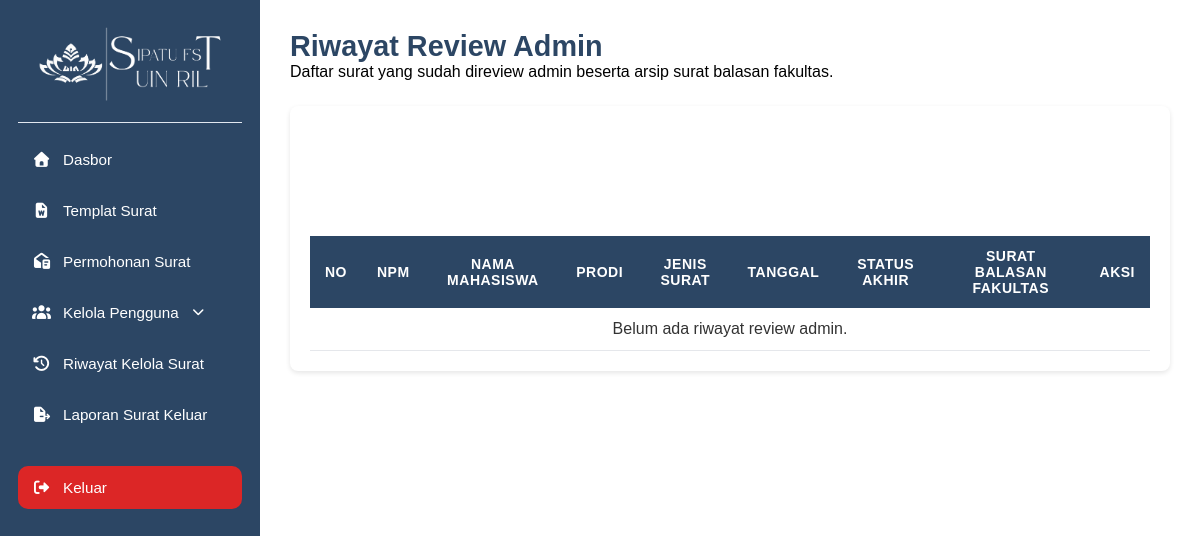
Page /adm_riwayat_review.php on the earlier database version.
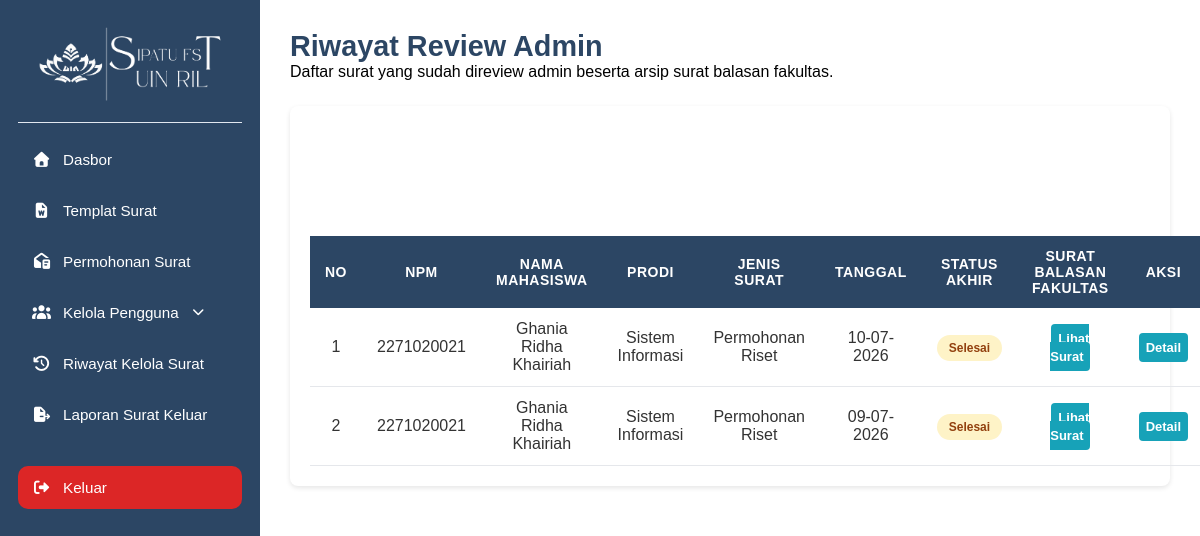
Same page on the later database version.
### tables this page shows
CREATE TABLE `surat_pengajuan` (
  `id_surat` int(11) NOT NULL,
  `id_mhs` int(11) NOT NULL,
  `id_jenis` int(11) NOT NULL,
  `nomor_surat` varchar(50) NOT NULL,
  `tanggal_pengajuan` datetime NOT NULL,
  `status_akhir` varchar(50) NOT NULL,
  `file_surat_final` varchar(255) NOT NULL,
  `dokumen_hash` varchar(100) NOT NULL,
  `status_pimpinan` enum('Menunggu','Disetujui','Ditolak') DEFAULT 'Menunggu',
  `status_balasan` varchar(50) DEFAULT 'Tidak Ada',
  `ttd_pimpinan` varchar(255) DEFAULT NULL
);

CREATE TABLE `mahasiswa` (
  `id_mhs` int(11) NOT NULL,
  `npm` varchar(15) NOT NULL,
  `nama_mhs` varchar(100) NOT NULL,
  `password` varchar(255) NOT NULL,
  `email` varchar(100) NOT NULL,
  `id_prodi` int(11) DEFAULT NULL,
  `status` tinyint(1) DEFAULT 0,
  `id_pa` int(11) DEFAULT NULL,
  `id_pb1` int(11) DEFAULT NULL,
  `id_pb2` int(11) DEFAULT NULL
);

CREATE TABLE `prodi` (
  `id_prodi` int(11) NOT NULL,
  `nama_prodi` varchar(100) NOT NULL
);

CREATE TABLE `jenis_surat` (
  `id_jenis` int(11) NOT NULL,
  `nama_surat` varchar(100) NOT NULL,
  `kode_surat` varchar(20) NOT NULL,
  `deskripsi` text DEFAULT NULL,
  `file_template` varchar(255) DEFAULT NULL,
  `status` tinyint(1) DEFAULT 1,
  `isi_template` longtext DEFAULT NULL
);

### adm_riwayat_review.php (the view, shortened to what this page needs)
<?php
include "koneksi.php";
$query = mysqli_query($koneksi, "
    SELECT
        sp.id_surat,
        sp.file_surat_final,
        m.npm,
        m.nama_mhs,
        p.nama_prodi,
        js.nama_surat,
        sp.tanggal_pengajuan,
        sp.status_akhir
    FROM surat_pengajuan sp
    JOIN mahasiswa m ON sp.id_mhs = m.id_mhs
    JOIN jenis_surat js ON sp.id_jenis = js.id_jenis
    JOIN prodi p ON m.id_prodi = p.id_prodi
    WHERE sp.status_akhir != 'Menunggu Admin'
    AND (
        sp.status_akhir LIKE '%Wadek%'
        OR sp.status_akhir LIKE '%Dekan%'
        OR sp.status_akhir LIKE '%Ditolak Admin%'
        OR sp.status_akhir = 'Selesai'
        OR sp.status_akhir = 'Menunggu Surat Balasan'
    )
    ORDER BY sp.tanggal_pengajuan DESC
");
?>
<!DOCTYPE html>
<html lang="id">
<head>
    <link rel="stylesheet" href="adm.css">
    <link rel="stylesheet" href="https://cdnjs.cloudflare.com/ajax/libs/font-awesome/7.0.1/css/all.min.css">
</head>
<body>
    <div class="adm-wrapper">
        <?php include "adm_sidebar.php"; ?>
        <main class="main-content">
            <div class="page-title">
                <h1>Riwayat Review Admin</h1>
                <p>Daftar surat yang sudah direview admin beserta arsip surat balasan fakultas.</p>
            </div>
            <div class="table-card">
                <table>
                    <thead>
                        <tr>
                            <th>No</th>
                            <th>NPM</th>
                            <th>Nama Mahasiswa</th>
                            <th>Prodi</th>
                            <th>Jenis Surat</th>
                            <th>Tanggal</th>
                            <th>Status Akhir</th>
                            <th>Surat Balasan Fakultas</th>
                            <th>Aksi</th>
                        </tr>
                    </thead>
                    <tbody>
                        <?php if ($query && mysqli_num_rows($query) > 0) { ?>
                            <?php $no = 1;
                            while ($row = mysqli_fetch_assoc($query)) { ?>
                                <?php
                                $namaSurat = strtolower($row['nama_surat']);
                                if (strpos($namaSurat, 'magang') !== false || strpos($namaSurat, 'pkl') !== false) {
                                    $linkBalasan = "generate_balasan_magang.php?id=" . $row['id_surat'];
                                } else {
                                    $linkBalasan = "generate_balasan_fakultas.php?id=" . $row['id_surat'];
                                }
                                ?>
                                <tr>
                                    <td><?= $no++; ?></td>
                                    <td><?= htmlspecialchars($row['npm']); ?></td>
                                    <td><?= htmlspecialchars($row['nama_mhs']); ?></td>
                                    <td><?= htmlspecialchars($row['nama_prodi']); ?></td>
                                    <td><?= htmlspecialchars($row['nama_surat']); ?></td>
                                    <td><?= date('d-m-Y', strtotime($row['tanggal_pengajuan'])); ?></td>
                                    <td>
                                        <span class="badge-warning">
                                            <?= htmlspecialchars($row['status_akhir']); ?>
                                        </span>
                                    </td>
                                    <td>
                                        <?php if (!empty($row['file_surat_final'])) { ?>
                                            <a href="<?= $linkBalasan; ?>"
                                                target="_blank"
                                                class="btn btn-detail">
                                                Lihat Surat
                                            </a>
                                        <?php } else { ?>
                                            <span style="color:#94a3b8; font-style:italic;">
                                                Belum tersedia
                                            </span>
                                        <?php } ?>
                                    </td>
                                    <td>
                                        <a href="adm_permohonan.php?detail=<?= $row['id_surat']; ?>" class="btn btn-detail">
                                            Detail
                                        </a>
                                    </td>
                                </tr>
                            <?php } ?>
                        <?php } else { ?>
                            <tr>
                                <td colspan="9" style="text-align:center;">
                                    Belum ada riwayat review admin.
                                </td>
                            </tr>
                        <?php } ?>
                    </tbody>
                </table>
            </div>
        </main>
    </div>
</body>
</html>

Differences in the rows shown:
added surat_pengajuan: id_mhs.npm "2271020021", id_mhs.nama_mhs "Ghania Ridha Khairiah", prodi.nama_prodi "Sistem Informasi", id_jenis.nama_surat "Permohonan Riset", tanggal_pengajuan "10-07-2026", status_akhir "Selesai"
added surat_pengajuan: id_mhs.npm "2271020021", id_mhs.nama_mhs "Ghania Ridha Khairiah", prodi.nama_prodi "Sistem Informasi", id_jenis.nama_surat "Permohonan Riset", tanggal_pengajuan "09-07-2026", status_akhir "Selesai"
Other differences:
text no longer shown: "Belum ada riwayat review admin."
